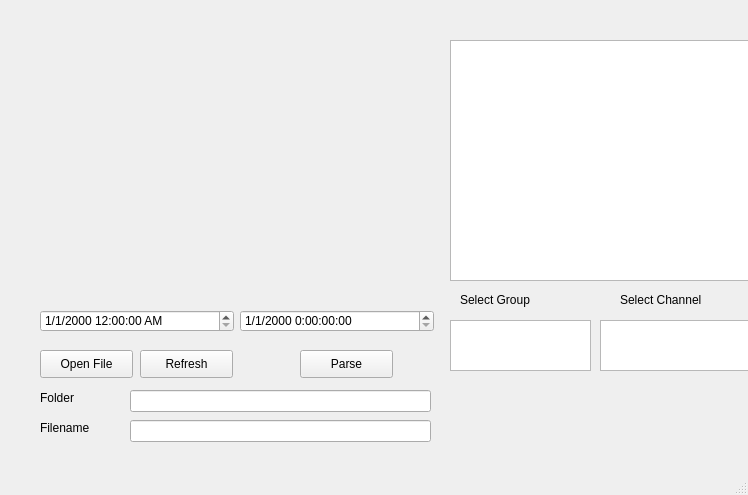
<?xml version="1.0" encoding="UTF-8"?>
<ui version="4.0">
 <class>MainWindow</class>
 <widget class="QMainWindow" name="MainWindow">
  <property name="geometry">
   <rect>
    <x>0</x>
    <y>0</y>
    <width>748</width>
    <height>495</height>
   </rect>
  </property>
  <property name="windowTitle">
   <string>MainWindow</string>
  </property>
  <property name="statusTip">
   <string/>
  </property>
  <property name="accessibleName">
   <string/>
  </property>
  <widget class="QWidget" name="centralwidget">
   <widget class="QDateTimeEdit" name="startTimeInput">
    <property name="geometry">
     <rect>
      <x>40</x>
      <y>310</y>
      <width>194</width>
      <height>22</height>
     </rect>
    </property>
    <property name="displayFormat">
     <string>M/d/yyyy h:mm:ss AP</string>
    </property>
   </widget>
   <widget class="QDateTimeEdit" name="endTimeInput">
    <property name="geometry">
     <rect>
      <x>240</x>
      <y>310</y>
      <width>194</width>
      <height>22</height>
     </rect>
    </property>
    <property name="currentSection">
     <enum>QDateTimeEdit::MonthSection</enum>
    </property>
    <property name="displayFormat">
     <string>M/d/yyyy h:mm:ss:ms </string>
    </property>
    <property name="currentSectionIndex">
     <number>0</number>
    </property>
    <property name="timeSpec">
     <enum>Qt::TimeZone</enum>
    </property>
   </widget>
   <widget class="QPushButton" name="btn_refresh">
    <property name="geometry">
     <rect>
      <x>140</x>
      <y>350</y>
      <width>93</width>
      <height>28</height>
     </rect>
    </property>
    <property name="text">
     <string>Refresh</string>
    </property>
   </widget>
   <widget class="QPushButton" name="btn_parse">
    <property name="geometry">
     <rect>
      <x>300</x>
      <y>350</y>
      <width>93</width>
      <height>28</height>
     </rect>
    </property>
    <property name="text">
     <string>Parse</string>
    </property>
   </widget>
   <widget class="QPushButton" name="btn_open">
    <property name="geometry">
     <rect>
      <x>40</x>
      <y>350</y>
      <width>93</width>
      <height>28</height>
     </rect>
    </property>
    <property name="text">
     <string>Open File</string>
    </property>
   </widget>
   <widget class="QTextBrowser" name="textBrowser">
    <property name="geometry">
     <rect>
      <x>450</x>
      <y>40</y>
      <width>301</width>
      <height>241</height>
     </rect>
    </property>
   </widget>
   <widget class="QWidget" name="widget" native="true">
    <property name="geometry">
     <rect>
      <x>40</x>
      <y>40</y>
      <width>381</width>
      <height>241</height>
     </rect>
    </property>
   </widget>
   <widget class="QListWidget" name="selectChannel">
    <property name="geometry">
     <rect>
      <x>600</x>
      <y>320</y>
      <width>151</width>
      <height>51</height>
     </rect>
    </property>
    <property name="isWrapping" stdset="0">
     <bool>false</bool>
    </property>
    <property name="resizeMode">
     <enum>QListView::Fixed</enum>
    </property>
    <property name="spacing">
     <number>1</number>
    </property>
    <property name="viewMode">
     <enum>QListView::ListMode</enum>
    </property>
    <property name="modelColumn">
     <number>0</number>
    </property>
    <property name="wordWrap">
     <bool>false</bool>
    </property>
    <property name="selectionRectVisible">
     <bool>false</bool>
    </property>
    <property name="currentRow">
     <number>-1</number>
    </property>
    <property name="sortingEnabled">
     <bool>false</bool>
    </property>
   </widget>
   <widget class="QLabel" name="label">
    <property name="geometry">
     <rect>
      <x>620</x>
      <y>290</y>
      <width>91</width>
      <height>20</height>
     </rect>
    </property>
    <property name="text">
     <string>Select Channel</string>
    </property>
   </widget>
   <widget class="QLabel" name="label_2">
    <property name="geometry">
     <rect>
      <x>460</x>
      <y>290</y>
      <width>91</width>
      <height>20</height>
     </rect>
    </property>
    <property name="text">
     <string>Select Group</string>
    </property>
   </widget>
   <widget class="QListWidget" name="selectGroup">
    <property name="geometry">
     <rect>
      <x>450</x>
      <y>320</y>
      <width>141</width>
      <height>51</height>
     </rect>
    </property>
    <property name="isWrapping" stdset="0">
     <bool>false</bool>
    </property>
    <property name="resizeMode">
     <enum>QListView::Fixed</enum>
    </property>
    <property name="spacing">
     <number>1</number>
    </property>
    <property name="viewMode">
     <enum>QListView::ListMode</enum>
    </property>
    <property name="modelColumn">
     <number>0</number>
    </property>
    <property name="wordWrap">
     <bool>false</bool>
    </property>
    <property name="selectionRectVisible">
     <bool>false</bool>
    </property>
    <property name="currentRow">
     <number>-1</number>
    </property>
    <property name="sortingEnabled">
     <bool>false</bool>
    </property>
   </widget>
   <widget class="QLineEdit" name="folderEdit">
    <property name="geometry">
     <rect>
      <x>130</x>
      <y>390</y>
      <width>301</width>
      <height>22</height>
     </rect>
    </property>
   </widget>
   <widget class="QLineEdit" name="filenameEdit">
    <property name="geometry">
     <rect>
      <x>130</x>
      <y>420</y>
      <width>301</width>
      <height>22</height>
     </rect>
    </property>
   </widget>
   <widget class="QLabel" name="label_4">
    <property name="geometry">
     <rect>
      <x>40</x>
      <y>390</y>
      <width>55</width>
      <height>16</height>
     </rect>
    </property>
    <property name="text">
     <string>Folder</string>
    </property>
   </widget>
   <widget class="QLabel" name="label_5">
    <property name="geometry">
     <rect>
      <x>40</x>
      <y>420</y>
      <width>55</width>
      <height>16</height>
     </rect>
    </property>
    <property name="text">
     <string>Filename</string>
    </property>
   </widget>
  </widget>
  <widget class="QMenuBar" name="menubar">
   <property name="geometry">
    <rect>
     <x>0</x>
     <y>0</y>
     <width>748</width>
     <height>26</height>
    </rect>
   </property>
  </widget>
  <widget class="QStatusBar" name="statusbar"/>
 </widget>
 <resources/>
 <connections/>
</ui>
